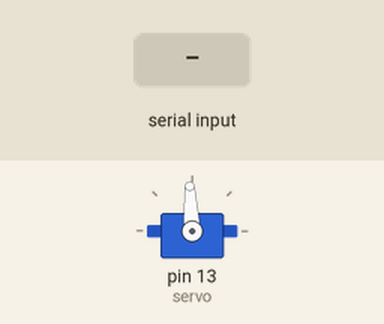
This sketch was run on a simulated Arduino Uno, built with avr-gcc and run on an emulated ATmega328P. Parts: servo. The test bench sets the inputs (shaded band).

Above: at 1.2 s.
1.3 s: "#FWD%" received over Serial
At 2.1 s:
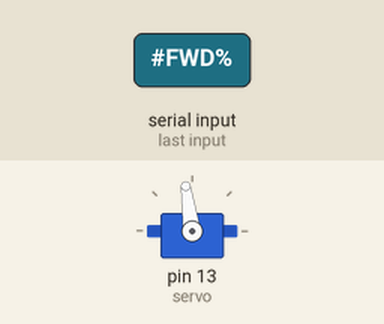
2.8 s: "#BACK%" received over Serial
At 3.3 s:
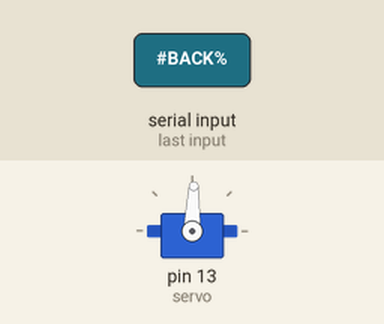
Timing chart, 0 to 5.8 s (numbered marks = the images above; inputs shaded):
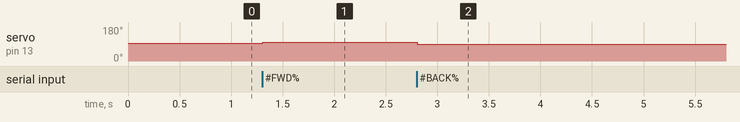

Measured:
- after the input at 1.3 s, servo on pin 13 (servo): 93° → 98° at once
- after the input at 2.8 s, servo on pin 13 (servo): 98° → 88° at once

The sketch:

servo.ino
```cpp
/*
 Robotics with the BOE Shield – LeftServoStayStill
 Generate signal to make the servo stay still for centering.
 */

#include <Servo.h>                           // Include servo library

Servo servo;
int incomingByte = 0;
String receivedMessage = "" ;
boolean startReceiving = false;
int snelheid =1500;
int snelheidVooruit = 1550;
int snelheidAchteruit = 1450;
int snelheidStilstand = 1500;
const int pingPin =7;

void setup()                                 // Built in initialization block
{
  Serial.begin(9600);
  servo.attach(13);                      // Attach left signal to pin 13
  servo.writeMicroseconds(snelheid);   // 1.5 ms stay still signal

}

void loop()                                  // Main loop auto-repeats
{
  servo.writeMicroseconds(snelheid);
       if (Serial.available() > 0) {
                // read the incoming byte:
                incomingByte = Serial.read();


                char receivedCharacter = (char) incomingByte;
                if(receivedCharacter == '#'){
                startReceiving = true;
                }
                if(startReceiving== true){
                receivedMessage +=(String) receivedCharacter;

                }
                if(receivedCharacter == '%'){
                 startReceiving = false;

                }


        } //Lees SerialLog


      if(receivedMessage== "#FWD%"){
       snelheid = snelheidVooruit;
       receivedMessage = "" ;
      }

      if(receivedMessage == "#BACK%"){
        snelheid = snelheidAchteruit;
         receivedMessage = "" ;
      }

      if(receivedMessage == "#STOP%"){
       snelheid = snelheidStilstand;
      receivedMessage = "" ;
      }


      if(startReceiving==false && receivedMessage!= ""){
         receivedMessage= "";
      }
}//einde project
```
